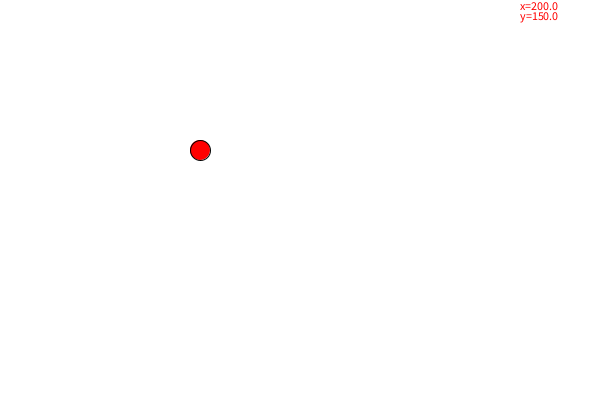
Frame 1 (no input)
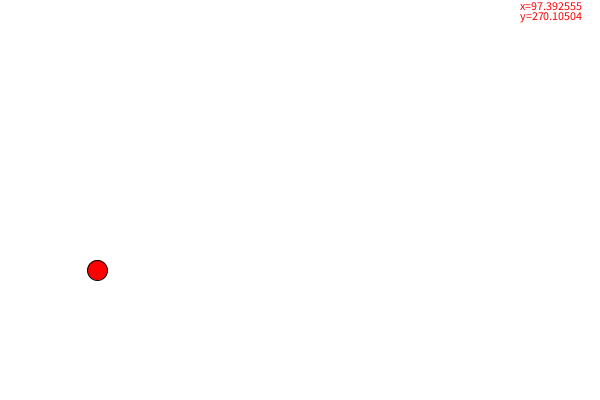
Frame 60 (the mouse pressed at the canvas centre just before this capture)
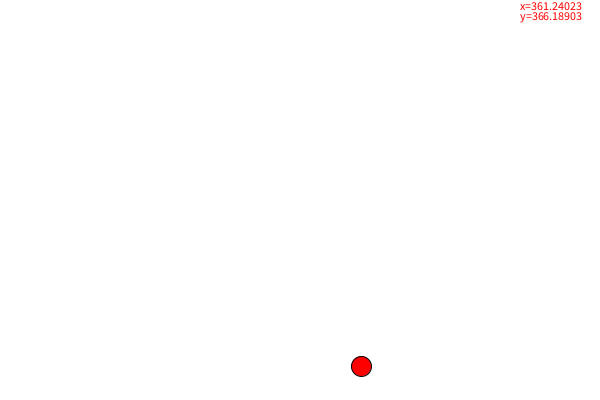
Frame 120 (the mouse held since frame 60 and released just before this capture)

The Processing sketch that drew these frames (run headless with seeded random() and noise(); from frame 60 on, the mouse is pressed at the canvas centre):

// Processing sketch: hw08_01
// ── hw08_01.pde
float x = 200; 
float y = 150; 
float vx = random(-50, 50); 
float vy = random(-50, 50);; 
int d = 20;

void setup(){
  size(600, 400); 
  fill(255,0,0);
}

void draw(){
  fill(255,0,0);
  background(255); 
  text("x="+x,width-80,10);
  text("y="+y,width-80,20);
  ellipse(x, y, d, d);
  x = x + vx; 
  y = y + vy; 
  if(x < d || x > width - d ){
    vx =- vx;
  }
  if(y < d || y > height - d){
    vy =- vy;
  }
}
